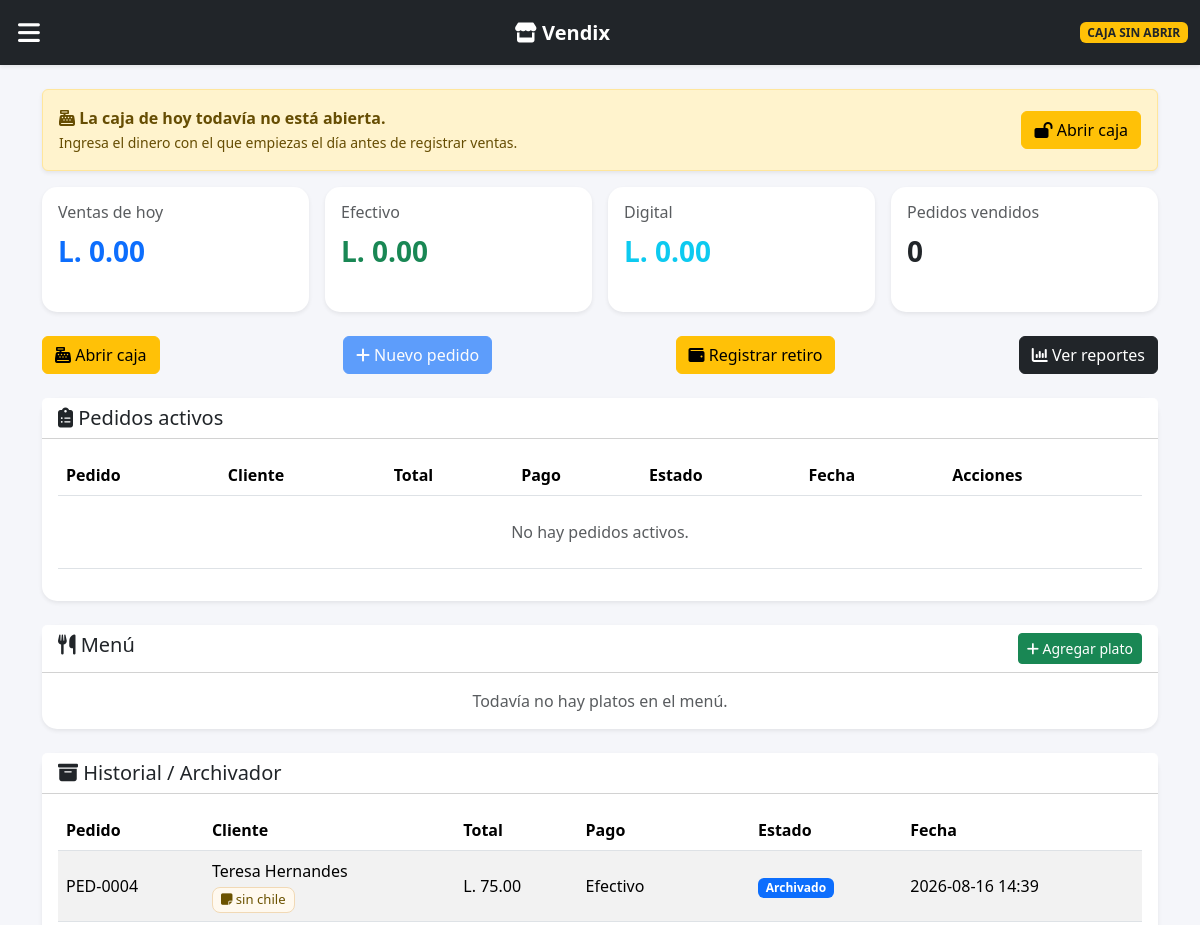
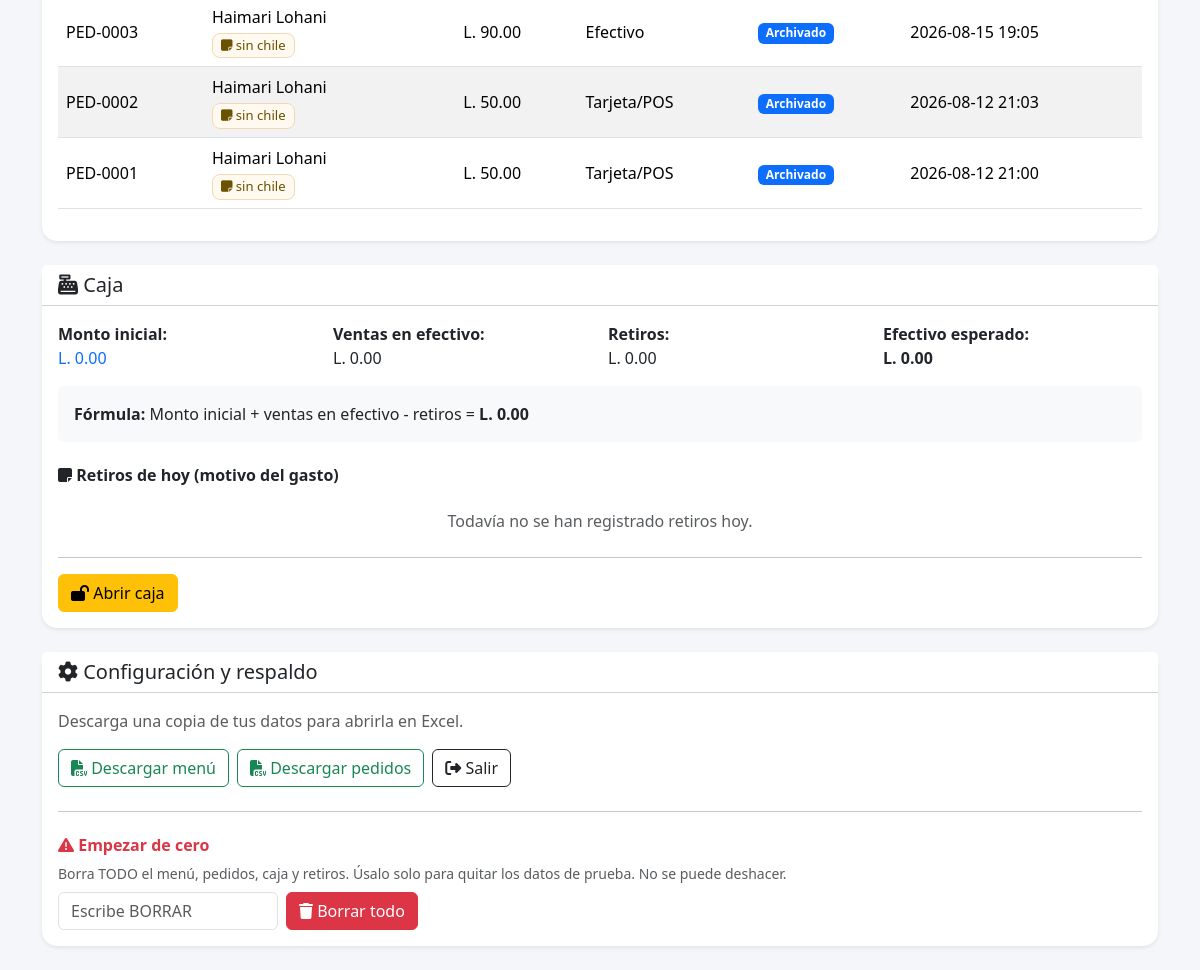
The page / (signed in) on the database its author committed (2 pictures, top to bottom).
### tables this page shows
CREATE TABLE pedidos (id INTEGER PRIMARY KEY AUTOINCREMENT, cliente TEXT, platillo TEXT, notas TEXT, direccion TEXT, total REAL, metodo_pago TEXT, estado TEXT, fecha TEXT);

### app.py (the view)
@app.route("/")
def inicio():
    return render_inicio(get_db())

### app.py (called while the page is built)
def get_db():
    if "db" not in g:
        conn = sqlite3.connect(DATABASE, timeout=20)
        conn.row_factory = sqlite3.Row
        conn.execute("PRAGMA busy_timeout = 20000")
        g.db = conn
    return g.db

def hoy():
    return datetime.now(ZONA).strftime("%Y-%m-%d")

def caja_cerrada_hoy(conn):
    return conn.execute(
        "SELECT id FROM cierres_caja WHERE fecha = ?", (hoy(),)
    ).fetchone() is not None

def caja_abierta_hoy(conn):
    return conn.execute(
        "SELECT * FROM cajas_diarias WHERE fecha = ?", (hoy(),)
    ).fetchone()

def monto_inicial_hoy(conn):
    caja = caja_abierta_hoy(conn)
    return float(caja["monto_inicial"]) if caja else 0.0

def retiros_hoy_lista(conn):
    filas = conn.execute("""
        SELECT concepto, monto, fecha
        FROM retiros
        WHERE substr(fecha,1,10)=?
        ORDER BY id DESC
    """, (hoy(),)).fetchall()
    return [
        {
            "concepto": f["concepto"],
            "monto": f["monto"],
            "hora": formatear_hora(f["fecha"]),
        }
        for f in filas
    ]

@app.before_request
def exigir_login():
    if EMPAQUETADO:
        return None
    if request.endpoint in ("login", "static", "salud"):
        return None
    if not session.get("autenticado"):
        return redirect(url_for("login"))
    return None

### templates/index.html (shortened to what this page needs)
<!DOCTYPE html>
<html lang="es">
<head>
<link href="https://cdn.jsdelivr.net/npm/bootstrap@5.3.3/dist/css/bootstrap.min.css" rel="stylesheet">
<link rel="stylesheet" href="https://cdnjs.cloudflare.com/ajax/libs/font-awesome/6.5.2/css/all.min.css">
</head>
<body>
<nav class="navbar navbar-dark bg-dark shadow-sm">
    <div class="container-fluid">
        <button class="menu-btn" onclick="abrirMenu()"><i class="fa-solid fa-bars"></i></button>
        <span class="navbar-brand fw-bold"><i class="fa-solid fa-store"></i> Vendix</span>
        {% if caja_cerrada %}
        <span class="badge bg-danger">CAJA CERRADA</span>
        {% elif caja_abierta %}
        <span class="badge bg-success">CAJA ABIERTA · L. {{ "%.2f"|format(monto_inicial) }}</span>
        {% else %}
        <span class="badge bg-warning text-dark">CAJA SIN ABRIR</span>
        {% endif %}
    </div>
</nav>
<div class="container my-4">
{% if not caja_abierta and not reporte and not caja_cerrada %}
<div class="alert alert-warning shadow-sm d-flex justify-content-between align-items-center flex-wrap gap-2">
    <div>
        <strong><i class="fa-solid fa-cash-register"></i> La caja de hoy todavía no está abierta.</strong><br>
        <small>Ingresa el dinero con el que empiezas el día antes de registrar ventas.</small>
    </div>
    <button class="btn btn-warning" data-bs-toggle="modal" data-bs-target="#modalAbrirCaja">
        <i class="fa-solid fa-lock-open"></i> Abrir caja
    </button>
</div>
{% endif %}
{% if reporte %}
<div class="d-flex justify-content-between align-items-center mb-4">
    <div>
        <h2 class="section-title"><i class="fa-solid fa-chart-column"></i> Reportes</h2>
        <p class="text-muted mb-0">Resumen de ventas y platos vendidos de hoy.</p>
    </div>
    <a href="/" class="btn btn-outline-dark"><i class="fa-solid fa-arrow-left"></i> Inicio</a>
</div>
<div class="row g-3 mb-4">
    <div class="col-6 col-md-3"><div class="card shadow-sm"><div class="card-body">
        <small class="text-muted">Ventas</small><h3>L. {{ "%.2f"|format(ventas_hoy) }}</h3>
    </div></div></div>
    <div class="col-6 col-md-3"><div class="card shadow-sm"><div class="card-body">
        <small class="text-muted">Efectivo</small><h3>L. {{ "%.2f"|format(efectivo) }}</h3>
    </div></div></div>
    <div class="col-6 col-md-3"><div class="card shadow-sm"><div class="card-body">
        <small class="text-muted">Transferencias</small><h3>L. {{ "%.2f"|format(digital) }}</h3>
    </div></div></div>
    <div class="col-6 col-md-3"><div class="card shadow-sm"><div class="card-body">
        <small class="text-muted">Pedidos vendidos</small><h3>{{ pedidos_hoy }}</h3>
    </div></div></div>
</div>
<div class="card shadow-sm mb-4">
<div class="card-header bg-white"><h5 class="mb-0">Platos vendidos hoy</h5></div>
<div class="card-body table-responsive">
<table class="table">
<thead><tr><th>Plato</th><th>Cantidad</th><th>Total</th></tr></thead>
<tbody>
{% for x in productos_vendidos %}
<tr><td>{{ x.nombre }}</td><td>{{ x.cantidad }}</td><td>L. {{ "%.2f"|format(x.total) }}</td></tr>
{% else %}
<tr><td colspan="3" class="text-center text-muted">Todavía no hay ventas entregadas.</td></tr>
{% endfor %}
</tbody>
</table>
</div></div>
<div class="card shadow-sm">
<div class="card-header bg-white"><h5 class="mb-0">Cierres anteriores</h5></div>
<div class="card-body table-responsive">
<table class="table">
<thead><tr><th>Fecha</th><th>Ventas</th><th>Efectivo</th><th>Retiros</th><th>Caja</th><th>Cierre</th></tr></thead>
<tbody>
{% for c in cierres %}
<tr>
<td>{{ c.fecha }}</td><td>L. {{ "%.2f"|format(c.ventas) }}</td>
<td>L. {{ "%.2f"|format(c.efectivo) }}</td><td>L. {{ "%.2f"|format(c.retiros) }}</td>
<td>L. {{ "%.2f"|format(c.total_caja) }}</td><td>{{ c.fecha_cierre }}</td>
</tr>
{% else %}
<tr><td colspan="6" class="text-center text-muted">No hay cierres registrados.</td></tr>
{% endfor %}
</tbody></table>
</div></div>
{% else %}
<div class="row g-3 mb-4">
    <div class="col-6 col-md-3"><div class="card shadow-sm stat-card"><div class="card-body">
        <h6 class="text-muted">Ventas de hoy</h6><div class="stat-number text-primary">L. {{ "%.2f"|format(ventas_hoy) }}</div>
    </div></div></div>
    <div class="col-6 col-md-3"><div class="card shadow-sm stat-card"><div class="card-body">
        <h6 class="text-muted">Efectivo</h6><div class="stat-number text-success">L. {{ "%.2f"|format(efectivo) }}</div>
    </div></div></div>
    <div class="col-6 col-md-3"><div class="card shadow-sm stat-card"><div class="card-body">
        <h6 class="text-muted">Digital</h6><div class="stat-number text-info">L. {{ "%.2f"|format(digital) }}</div>
    </div></div></div>
    <div class="col-6 col-md-3"><div class="card shadow-sm stat-card"><div class="card-body">
        <h6 class="text-muted">Pedidos vendidos</h6><div class="stat-number">{{ pedidos_hoy }}</div>
    </div></div></div>
</div>
<div id="ventas" class="d-flex justify-content-between flex-wrap gap-2 mb-4">
    {% if not caja_abierta and not caja_cerrada %}
    <button class="btn btn-warning" data-bs-toggle="modal" data-bs-target="#modalAbrirCaja">
        <i class="fa-solid fa-cash-register"></i> Abrir caja
    </button>
    {% endif %}
    <button class="btn btn-primary" {% if caja_cerrada or not caja_abierta %}disabled{% endif %} data-bs-toggle="modal" data-bs-target="#modalPedido">
        <i class="fa-solid fa-plus"></i> Nuevo pedido
    </button>
    <button class="btn btn-warning" {% if caja_cerrada %}disabled{% endif %} data-bs-toggle="modal" data-bs-target="#modalRetiro">
        <i class="fa-solid fa-wallet"></i> Registrar retiro
    </button>
    <a href="/reportes" class="btn btn-dark"><i class="fa-solid fa-chart-column"></i> Ver reportes</a>
</div>
<div class="card shadow-sm mb-4" id="ventas">
<div class="card-header bg-white"><h5 class="mb-0"><i class="fa-solid fa-clipboard-list"></i> Pedidos activos</h5></div>
<div class="card-body table-responsive">
<table class="table align-middle">
<thead><tr><th>Pedido</th><th>Cliente</th><th>Total</th><th>Pago</th><th>Estado</th><th>Fecha</th><th>Acciones</th></tr></thead>
<tbody>
{% for p in pedidos %}
<tr>
<td><strong>PED-{{ "%04d"|format(p.id) }}</strong></td>
<td>{{ p.cliente }}
{% if p.notas %}<br><span class="nota-pedido"><i class="fa-solid fa-note-sticky"></i> {{ p.notas }}</span>{% endif %}
</td>
<td><strong>L. {{ "%.2f"|format(p.total) }}</strong></td>
<td>{{ p.metodo_pago }}</td>
<td>
{% if p.estado == "Pendiente" %}<span class="badge bg-warning text-dark">Pendiente</span>
{% else %}<span class="badge bg-success">Entregado</span>{% endif %}
</td>
<td>{{ p.fecha }}</td>
<td class="d-flex gap-1">
{% if p.estado == "Pendiente" %}
<form action="/entregar/{{ p.id }}" method="POST">
<button class="btn btn-sm btn-success" {% if caja_cerrada %}disabled{% endif %} title="Marcar como entregado">
<i class="fa-solid fa-check"></i> Entregar
</button></form>
{% elif p.estado == "Entregado" %}
<form action="/archivar/{{ p.id }}" method="POST">
<button class="btn btn-sm btn-primary" title="Archivar pedido">
<i class="fa-solid fa-box-archive"></i> Archivar
</button></form>
{% endif %}
{% if p.estado != "Archivado" %}
<form action="/cancelar/{{ p.id }}" method="POST" onsubmit="return confirm('¿Cancelar este pedido?')">
<button class="btn btn-sm btn-outline-danger" {% if caja_cerrada %}disabled{% endif %}><i class="fa-solid fa-xmark"></i></button>
</form>
{% endif %}
</td>
</tr>
{% else %}
<tr><td colspan="7" class="text-center text-muted py-4">No hay pedidos activos.</td></tr>
{% endfor %}
</tbody></table>
</div></div>
<div class="card shadow-sm mb-4" id="menu">
<div class="card-header bg-white d-flex justify-content-between">
<h5 class="mb-0"><i class="fa-solid fa-utensils"></i> Menú</h5>
<button class="btn btn-sm btn-success" data-bs-toggle="modal" data-bs-target="#modalProducto"><i class="fa-solid fa-plus"></i> Agregar plato</button>
</div>
<div class="card-body"><div class="row">
{% for producto in productos %}
<div class="col-md-4">
<div class="producto-card {% if not producto.disponible %}agotado{% endif %}">
<h6 class="fw-bold mb-1">{{ producto.nombre }}</h6>
{% if producto.descripcion %}<p class="text-muted small mb-2">{{ producto.descripcion }}</p>{% endif %}
<span class="badge bg-secondary">{{ producto.categoria }}</span>
<p class="mb-2 mt-2">Precio: <strong>L. {{ "%.2f"|format(producto.precio) }}</strong></p>
{% if producto.disponible %}<span class="badge bg-success">Disponible</span>
{% else %}<span class="badge bg-danger">Agotado</span>{% endif %}
<form action="/editar_plato" method="POST" class="mt-3">
<input type="hidden" name="producto_id" value="{{ producto.id }}">
<textarea name="descripcion" rows="2" maxlength="200" class="form-control form-control-sm mb-1" placeholder="Descripción (opcional)">{{ producto.descripcion }}</textarea>
<div class="d-flex">
<input type="number" step="0.01" min="0" name="nuevo_precio" value="{{ producto.precio }}" class="form-control form-control-sm">
<button class="btn btn-sm btn-primary ms-1" title="Guardar cambios"><i class="fa-solid fa-save"></i></button>
</div>
</form>
<form action="/alternar_disponible/{{ producto.id }}" method="POST" class="mt-2">
<button class="btn btn-sm btn-outline-secondary w-100">
{% if producto.disponible %}<i class="fa-solid fa-ban"></i> Marcar agotado{% else %}<i class="fa-solid fa-check"></i> Marcar disponible{% endif %}
</button>
</form>
<form action="/eliminar_producto/{{ producto.id }}" method="POST" class="mt-2" onsubmit="return confirm('¿Eliminar este plato del menú?')">
<button class="btn btn-sm btn-outline-danger w-100"><i class="fa-solid fa-trash"></i> Eliminar plato</button>
</form>
</div></div>
{% else %}
<div class="text-center text-muted">Todavía no hay platos en el menú.</div>
{% endfor %}
</div></div></div>
<div class="card shadow-sm mb-4" id="historial">
<div class="card-header bg-white"><h5 class="mb-0"><i class="fa-solid fa-box-archive"></i> Historial / Archivador</h5></div>
<div class="card-body table-responsive">
<table class="table table-striped align-middle">
<thead><tr><th>Pedido</th><th>Cliente</th><th>Total</th><th>Pago</th><th>Estado</th><th>Fecha</th></tr></thead>
<tbody>
{% for h in historial %}
<tr>
<td>PED-{{ "%04d"|format(h.id) }}</td>
<td>{{ h.cliente }}
{% if h.notas %}<br><span class="nota-pedido"><i class="fa-solid fa-note-sticky"></i> {{ h.notas }}</span>{% endif %}
</td>
<td>L. {{ "%.2f"|format(h.total) }}</td><td>{{ h.metodo_pago }}</td>
<td>{% if h.estado=="Cancelado" %}<span class="badge bg-danger">Cancelado</span>{% else %}<span class="badge bg-primary">Archivado</span>{% endif %}</td>
<td>{{ h.fecha }}</td>
</tr>
{% else %}
<tr><td colspan="6" class="text-center text-muted py-4">No hay pedidos archivados.</td></tr>
{% endfor %}
</tbody></table>
</div></div>
<div class="card shadow-sm mb-4" id="caja">
<div class="card-header bg-white"><h5 class="mb-0"><i class="fa-solid fa-cash-register"></i> Caja</h5></div>
<div class="card-body">
<div class="row g-3">
<div class="col-6 col-md-3"><strong>Monto inicial:</strong><br><span class="text-primary">L. {{ "%.2f"|format(monto_inicial) }}</span></div>
<div class="col-6 col-md-3"><strong>Ventas en efectivo:</strong><br>L. {{ "%.2f"|format(efectivo) }}</div>
<div class="col-6 col-md-3"><strong>Retiros:</strong><br>L. {{ "%.2f"|format(retiros) }}</div>
<div class="col-6 col-md-3"><strong>Efectivo esperado:</strong><br><strong>L. {{ "%.2f"|format(total_caja) }}</strong></div>
</div>
<div class="mt-3 p-3 bg-light rounded">
    <strong>Fórmula:</strong>
    Monto inicial + ventas en efectivo - retiros =
    <strong>L. {{ "%.2f"|format(total_caja) }}</strong>
</div>
<div class="mt-4">
    <h6 class="fw-bold mb-3"><i class="fa-solid fa-note-sticky"></i> Retiros de hoy (motivo del gasto)</h6>
    {% for r in lista_retiros %}
    <div class="retiro-item d-flex justify-content-between align-items-start flex-wrap gap-2">
        <div>
            <div class="concepto"><i class="fa-solid fa-note-sticky nota-icono me-1"></i>{{ r.concepto }}</div>
            <div class="text-muted hora"><i class="fa-regular fa-clock me-1"></i>{{ r.hora }}</div>
        </div>
        <span class="retiro-monto text-danger">- L. {{ "%.2f"|format(r.monto) }}</span>
    </div>
    {% else %}
    <div class="text-muted text-center py-2">Todavía no se han registrado retiros hoy.</div>
    {% endfor %}
</div>
<hr>
{% if not caja_abierta and not caja_cerrada %}
<button class="btn btn-warning" data-bs-toggle="modal" data-bs-target="#modalAbrirCaja">
    <i class="fa-solid fa-lock-open"></i> Abrir caja
</button>
{% elif not caja_cerrada %}
<form action="/cerrar_caja" method="POST" onsubmit="return confirm('¿Confirmas el cierre de caja? Después no se podrán registrar ventas ni retiros hoy.')">
<button class="btn btn-danger"><i class="fa-solid fa-lock"></i> Cerrar caja de hoy</button>
</form>
{% else %}
<div class="alert alert-success mb-0"><i class="fa-solid fa-lock"></i> Caja cerrada correctamente. Monto inicial: L. {{ "%.2f"|format(monto_inicial) }} · Efectivo esperado: L. {{ "%.2f"|format(total_caja) }}</div>
{% endif %}
</div></div>
<div class="card shadow-sm mb-4" id="config">
<div class="card-header bg-white"><h5 class="mb-0"><i class="fa-solid fa-gear"></i> Configuración y respaldo</h5></div>
<div class="card-body">
    <p class="text-muted mb-3">Descarga una copia de tus datos para abrirla en Excel.</p>
    <div class="d-flex flex-wrap gap-2">
        <a href="/exportar/menu" class="btn btn-outline-success"><i class="fa-solid fa-file-csv"></i> Descargar menú</a>
        <a href="/exportar/pedidos" class="btn btn-outline-success"><i class="fa-solid fa-file-csv"></i> Descargar pedidos</a>
        <a href="/salir" class="btn btn-outline-dark"><i class="fa-solid fa-right-from-bracket"></i> Salir</a>
    </div>
    <hr class="my-4">
    <h6 class="text-danger fw-bold"><i class="fa-solid fa-triangle-exclamation"></i> Empezar de cero</h6>
    <p class="text-muted small mb-2">Borra TODO el menú, pedidos, caja y retiros. Úsalo solo para quitar los datos de prueba. No se puede deshacer.</p>
    <form action="/reiniciar_datos" method="POST" class="d-flex flex-wrap gap-2" onsubmit="return confirm('¿Seguro? Se borrará todo y no se puede deshacer.')">
        <input name="confirmacion" class="form-control" style="max-width:220px" placeholder="Escribe BORRAR" autocomplete="off" required>
        <button class="btn btn-danger"><i class="fa-solid fa-trash"></i> Borrar todo</button>
    </form>
</div></div>
{% endif %}
</div>
</body>
</html>

### templates/index.html (style rules this page uses)
body { background:#f5f6fa }
.navbar { height:65px }
.menu-btn { border:0;background:transparent;color:#fff;font-size:25px;margin-right:15px }
.card { border:0;border-radius:15px }
.stat-card { min-height:125px }
.stat-number { font-size:28px;font-weight:bold }
.nota-pedido { display:inline-block;margin-top:4px;padding:2px 8px;border-radius:8px;background:#fff9ef;border:1px solid #f1d9b5;color:#6b5200;font-size:.82rem }

### rows shown on the page
pedidos: id "0004", cliente "Teresa Hernandes", notas "sin chile", total "75.00", metodo_pago "Efectivo", estado "Archivado", fecha "2026-08-16 14:39"
pedidos: id "0003", cliente "Haimari Lohani", notas "sin chile", total "90.00", metodo_pago "Efectivo", estado "Archivado", fecha "2026-08-15 19:05"
pedidos: id "0002", cliente "Haimari Lohani", notas "sin chile", total "50.00", metodo_pago "Tarjeta/POS", estado "Archivado", fecha "2026-08-12 21:03"
pedidos: id "0001", cliente "Haimari Lohani", notas "sin chile", total "50.00", metodo_pago "Tarjeta/POS", estado "Archivado", fecha "2026-08-12 21:00"

### other values the page prints
{{ "%.2f"|format(ventas_hoy) }} "0.00"
{{ "%.2f"|format(efectivo) }} "0.00"
{{ "%.2f"|format(digital) }} "0.00"
{{ pedidos_hoy }} "0"
{{ "%.2f"|format(monto_inicial) }} "0.00"
{{ "%.2f"|format(retiros) }} "0.00"
{{ "%.2f"|format(total_caja) }} "0.00"
